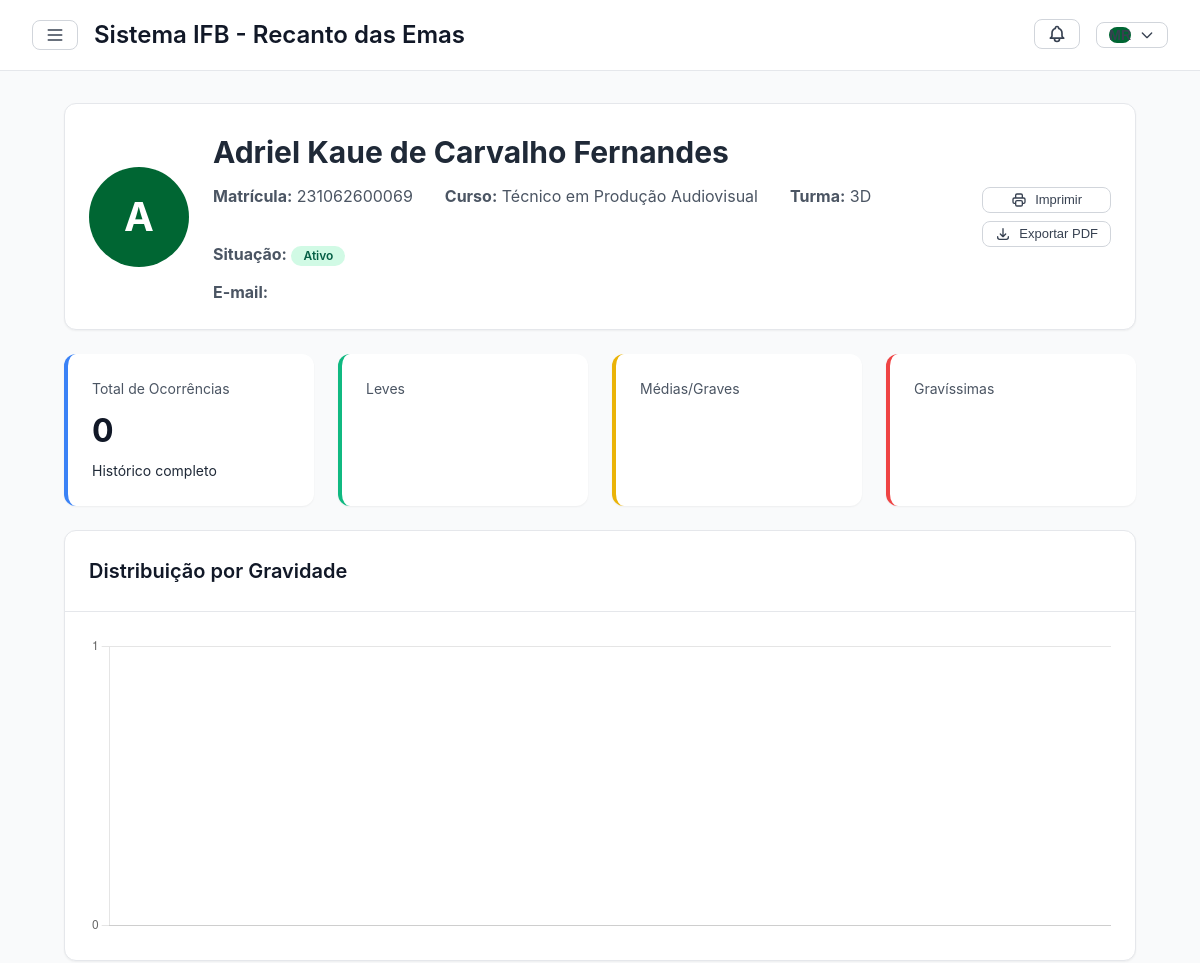
The page /estudantes/231062600069/relatorio/ (signed in, upper part) on the database as committed earlier.
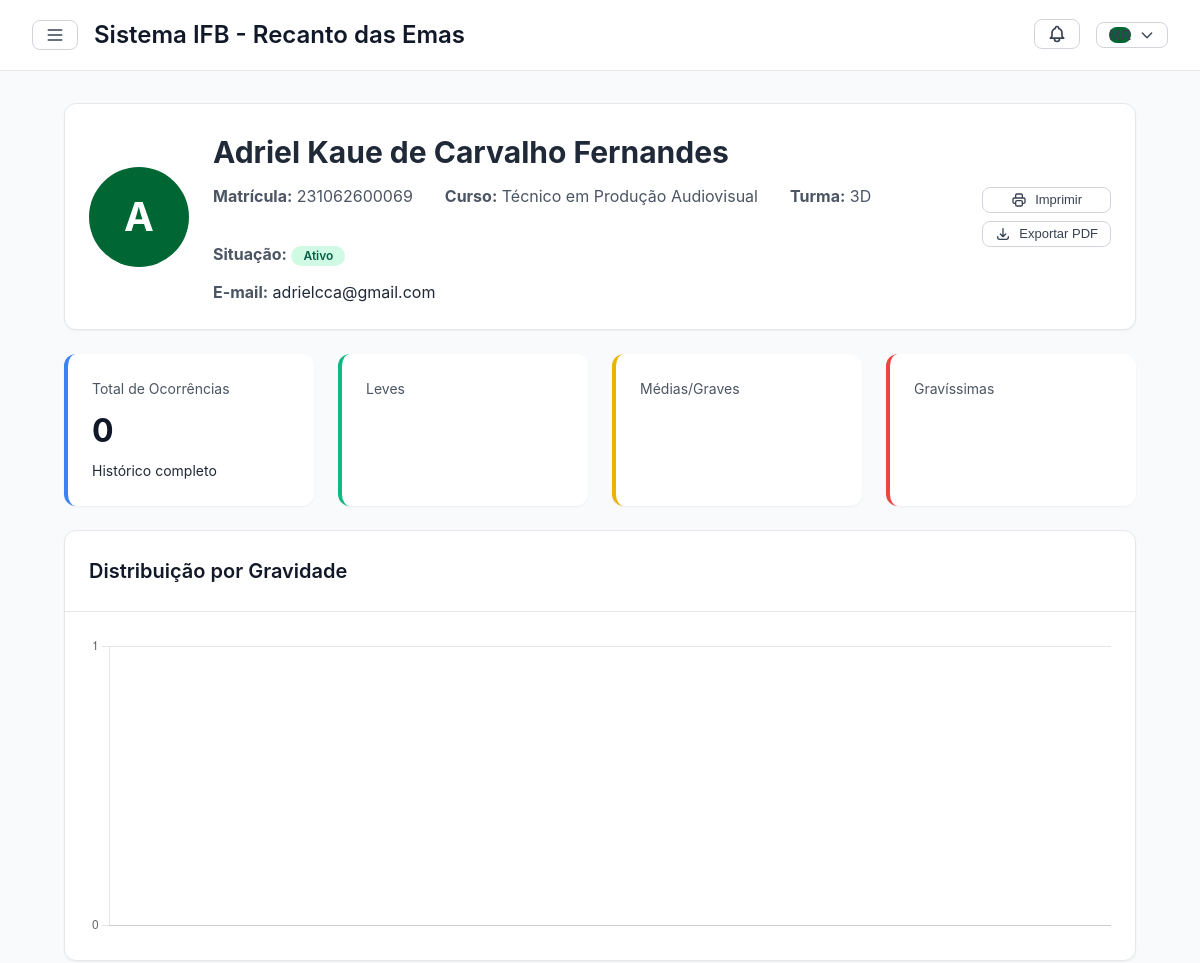
The same page on the database as committed later.
### core/models.py (models this page shows, shortened)
class Estudante(models.Model):
    SITUACAO_CHOICES = [
        ('ATIVO', 'Ativo'),
        ('INATIVO', 'Inativo'),
        ('TRANCADO', 'Trancado'),
        ('EVADIDO', 'Evadido'),
        ('FORMADO', 'Formado'),
        ('TRANSFERIDO', 'Transferido'),
    ]
    matricula_sga = models.CharField(max_length=20, unique=True)
    nome = models.CharField(max_length=200)
    cpf = models.CharField(max_length=14, blank=True)
    data_nascimento = models.DateField(null=True, blank=True)
    email = models.EmailField()
    email_responsavel = models.EmailField(blank=True)
    contato_responsavel = models.CharField(max_length=15, blank=True)
    logradouro = models.CharField(max_length=200, blank=True)
    bairro_cidade = models.CharField(max_length=100, blank=True)
    uf = models.CharField(max_length=2, blank=True)
    turma = models.ForeignKey(Turma, on_delete=models.PROTECT, related_name='estudantes')
    turma_periodo = models.CharField(max_length=20, blank=True)
    campus = models.ForeignKey(Campus, on_delete=models.PROTECT)
    curso = models.ForeignKey(Curso, on_delete=models.PROTECT)
    situacao = models.CharField(max_length=15, choices=SITUACAO_CHOICES, default='ATIVO')
    data_ingresso = models.DateField()
    foto = models.ImageField(upload_to='estudantes/', blank=True, null=True)
    foto_url = models.URLField(
        blank=True,
        null=True,
        help_text="Link direto da imagem no Google Drive. Use o formato: https://drive.google.com/uc?export=view&id=ID_DA_IMAGEM"
    )
    responsavel = models.ForeignKey(
        Responsavel,
        on_delete=models.SET_NULL,
        null=True,
        blank=True
    )
    class Meta:
        ordering = ['nome']

class Curso(models.Model):
    nome = models.CharField(max_length=200)
    campus = models.ForeignKey(Campus, on_delete=models.PROTECT, related_name='cursos')
    codigo = models.CharField(max_length=20, unique=True)
    ativo = models.BooleanField(default=True)
    class Meta:
        ordering = ['nome']

class Turma(models.Model):
    nome = models.CharField(max_length=50)
    curso = models.ForeignKey(Curso, on_delete=models.PROTECT)
    ano = models.IntegerField()
    periodo = models.CharField(max_length=20)  # "2024.1", "2024.2"
    semestre = models.IntegerField(choices=[(0, 'Anual'), (1, '1º'), (2, '2º')])
    sala = models.CharField(max_length=20, blank=True)
    ativa = models.BooleanField(default=True)
    class Meta:
        ordering = ['-ano', '-semestre', 'nome']
        unique_together = ['nome', 'curso', 'ano', 'semestre']

### core/views.py (the view)
# urls.py: path('estudantes/<str:matricula>/relatorio/', views.relatorio_estudante, name='relatorio_estudante'),
@login_required
def relatorio_estudante(request, matricula):
    estudante = get_object_or_404(Estudante, matricula_sga=matricula)
    ocorrencias = estudante.ocorrencias.all().select_related(
        'curso', 'turma', 'infracao'
    ).order_by('-data')
    total_ocorrencias = ocorrencias.count()
    por_gravidade = ocorrencias.values('infracao__gravidade').annotate(total=Count('id'))
    context = {
        'estudante': estudante,
        'ocorrencias': ocorrencias,
        'total_ocorrencias': total_ocorrencias,
        'por_gravidade': por_gravidade,
    }
    return render(request, 'core/estudante_relatorio.html', context)

### templates/core/estudante_relatorio.html (shortened to what the changed rows need)
{% extends 'core/base.html' %}
{% load static %}
{% block content %}
<div class="container">
    <div class="card mb-4">
        <div class="card-body">
            <div style="display: flex; align-items: center; gap: 1.5rem;">
                <div>
                    {% if estudante.foto %}
                        <img src="{{ estudante.foto.url }}" alt="{{ estudante.nome }}"
                             style="width: 100px; height: 100px; border-radius: 50%; object-fit: cover; border: 4px solid var(--ifb-verde);">
                    {% else %}
                        <div style="width: 100px; height: 100px; border-radius: 50%; background: var(--ifb-verde); color: white; display: flex; align-items: center; justify-content: center; font-size: 2.5rem; font-weight: 700;">
                            {{ estudante.nome|slice:":1" }}
                        </div>
                    {% endif %}
                </div>
                <div style="flex: 1;">
                    <h1 style="font-size: 1.875rem; font-weight: 700; margin-bottom: 0.5rem;">
                        {{ estudante.nome }}
                    </h1>
                    <div style="display: flex; gap: 2rem; flex-wrap: wrap; color: var(--gray-600);">
                        <div>
                            <strong>Matrícula:</strong> {{ estudante.matricula_sga }}
                        </div>
                        <div>
                            <strong>Curso:</strong> {{ estudante.curso.nome }}
                        </div>
                        <div>
                            <strong>Turma:</strong> {{ estudante.turma.nome }}
                        </div>
                        <div>
                            <strong>Situação:</strong>
                            <span class="badge badge-{% if estudante.situacao == 'ATIVO' %}finalizada{% else %}arquivada{% endif %}">
                                {{ estudante.get_situacao_display }}
                            </span>
                        </div>
                    </div>
                    <div style="margin-top: 0.75rem;">
                        <strong style="color: var(--gray-600);">E-mail:</strong> {{ estudante.email }}
                    </div>
                </div>
            </div>
        </div>
    </div>
    <div class="card mb-4">
        <div class="card-header">
            <h2 class="card-title">Distribuição por Gravidade</h2>
        </div>
    </div>
</div>
{% endblock %}
{% block extra_js %}
<script>
// Gráfico de Gravidade
const ctx = document.getElementById('gravidadeChart');
const data = {
    labels: [
    ],
    datasets: [{
        label: 'Ocorrências',
        data: [
        ],
        backgroundColor: [
            'rgba(16, 185, 129, 0.8)',
            'rgba(234, 179, 8, 0.8)',
            'rgba(249, 115, 22, 0.8)',
            'rgba(239, 68, 68, 0.8)'
        ],
        borderWidth: 0
    }]
};
new Chart(ctx, {
    type: 'bar',
    data: data,
    options: {
        responsive: true,
        maintainAspectRatio: true,
        scales: {
            y: {
                beginAtZero: true,
                ticks: {
                    stepSize: 1
                }
            }
        },
        plugins: {
            legend: {
                display: false
            }
        }
    }
});
</script>
{% endblock %}

Rows that differ between the two databases and show on the page:
changed Estudante "Adriel Kaue de Carvalho Fernandes": email (not shown) → "adrielcca@gmail.com"
